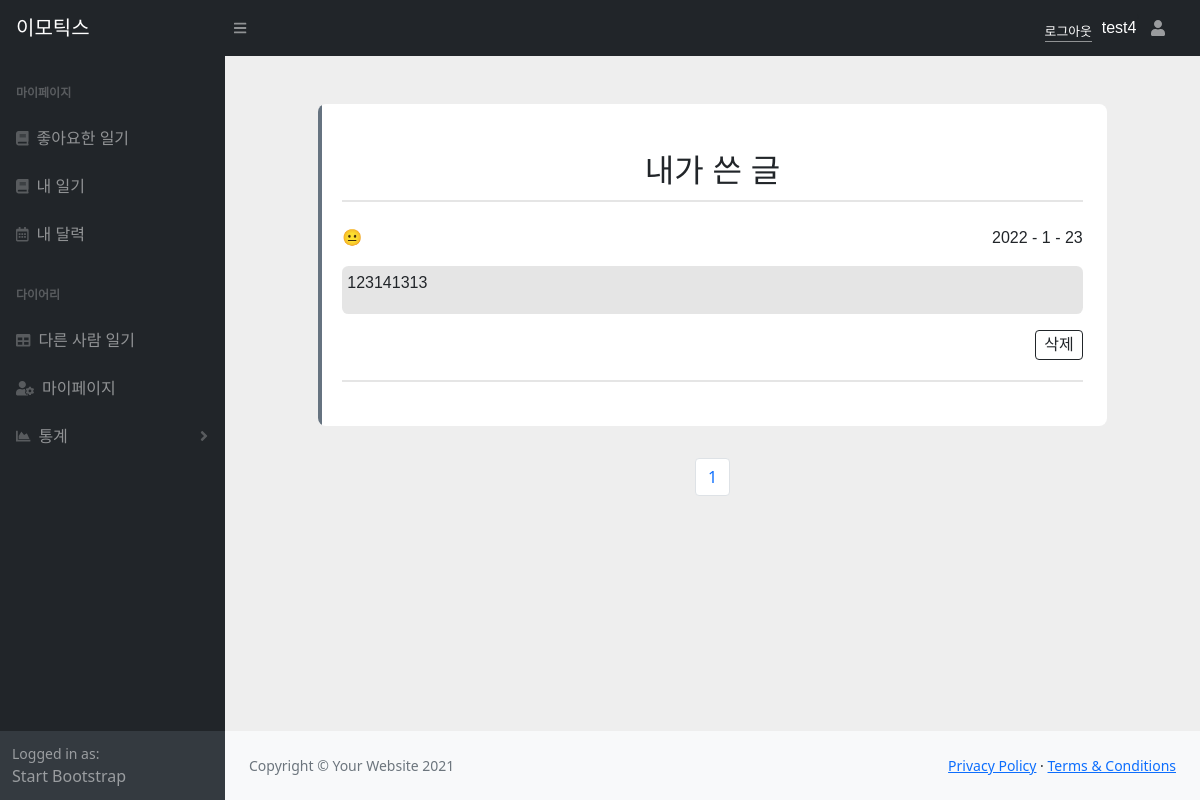
Page /mypage/mydiary/ (signed in) on the committed database.
### EDuser/models.py (models this page shows, shortened)
class Eduser(models.Model):
    username = models.CharField(max_length=20, verbose_name="아이디")
    password = models.CharField(max_length=100, verbose_name="비밀번호")
    email = models.EmailField(verbose_name="이메일", null=True)
    profile_img = models.ImageField(null=True, upload_to=content_file_name, blank=True)
    register_date = models.DateTimeField(auto_now_add=True, verbose_name="등록날짜")
    class Meta:
        db_table = "Emotics_user"
        verbose_name = "사용자"
        verbose_name_plural = "사용자"

### diary/models.py (models this page shows, shortened)
class Diary(models.Model):
  writer = models.ForeignKey(Eduser, on_delete=models.CASCADE, null=True)
  write = models.TextField(max_length = 100,
                          verbose_name='일기',
                          validators=[validate_sentence])
  emotion = models.CharField(max_length =30,verbose_name='감정')
  neutral = models.FloatField(verbose_name='평온')
  positive = models.FloatField(verbose_name='긍정')
  negative = models.FloatField(verbose_name='부정')
  register_date = models.DateTimeField(verbose_name='등록날짜')
  class Meta:
    db_table = 'diary'
    verbose_name = '일기'
    verbose_name_plural = '일기'
    ordering = ['-id']

### EDuser/decorator.py (the view)
  def wrap(request, *args, **kwargs):
    user = request.session.get('username')
    if user is None or not user:
      return redirect('/login')
    return function(request, *args, **kwargs)

### EDuser/decorator.py (called while the page is built)
def login_required(function):
  def wrap(request, *args, **kwargs):
    user = request.session.get('username')
    if user is None or not user:
      return redirect('/login')
    return function(request, *args, **kwargs)
  return wrap

### mypage/templates/mypage/mydiary.html (shortened to what this page needs)
{% extends 'base/base.html' %}
{% load static %}
{% block head %}
<link href="{% static 'css/mypage/mypage.css' %}" rel="stylesheet">
{% endblock head %}
{% block contents %}
<html lang="ko">
<body>
    <div class="container mt-5">
        <div class="row d-flex justify-content-center">
            <div class="col-md-10">
                <div id="dis" class="card p-4 py-4">
                    <div class="text-center mt-3">
                        <h5 id="username" class="mt-2 mb-0">내가 쓴 글</h5>
                        <div>
                            <br>
                            {% for expression in info %}
                            <div id="diary-content">
                                <div id="title">
                                    <div id="emotion">
                                        {% if expression.emotion == "positive" %}
                                        😀
                                        {% elif expression.emotion == "negative" %}
                                        😥
                                        {% else %}
                                        😐
                                        {%endif %}
                                    </div>
                                    <div id="date">
                                        {{ expression.register_date.year }} - {{ expression.register_date.month }} - {{ expression.register_date.day }}
                                    </div>
                                </div>
                                <div id="write">
                                    {{ expression.write }}
                                </div>
                                <div id = "delete">
                                    <button id = "btn-{{expression.id}}" class="btn btn-outline-primary px-2">삭제</button>
                                </div>
                            </div>
                            {% endfor %}
                        </div>
                    </div>
                </div>
            </div>
        </div>
    </div>
    <div style='text-align:center;'>
        <ul class='pagination justify-content-center' style="margin-top: 2rem;">
            {% for i in page_range %}
            <li class="page-item">
                <a class="page-link" href='./?page={{ i }}'>
                    {{ i }}
                </a>
            </li>
            {% endfor %}
        </ul>
    </div>
</body>
</html>
{% endblock contents %}

### templates/base/base.html (shortened to what this page needs)
<!DOCTYPE html>
{% load static %}
<html lang="en">
<head>
  <link href="https://cdn.jsdelivr.net/npm/simple-datatables@latest/dist/style.css" rel="stylesheet" />
  <link href="{% static 'css/default.css' %}" rel="stylesheet">
  <link href="{% static 'css/styles.css' %}" rel="stylesheet" />
  <link href="{% static 'vendor/aos/aos.css' %}" rel="stylesheet">
  <link href="{% static 'vendor/bootstrap/css/bootstrap.min.css' %}" rel="stylesheet">
  <link href="{% static 'vendor/bootstrap-icons/bootstrap-icons.css' %}" rel="stylesheet">
  <link href="{% static 'vendor/boxicons/css/boxicons.min.css' %}" rel="stylesheet">
  <link href="{% static 'vendor/glightbox/css/glightbox.min.css' %}" rel="stylesheet">
  <link href="{% static 'vendor/swiper/swiper-bundle.min.css' %}" rel="stylesheet">
  {% block head %}
  {% endblock head %}
</head>
<body class="sb-nav-fixed">
  <nav class="sb-topnav navbar navbar-expand navbar-dark bg-dark">
    <a id = "brandname" class="navbar-brand ps-3" href="/">이모틱스</a>
    <button class="btn btn-link btn-sm order-1 order-lg-0 me-4 me-lg-0" id="sidebarToggle" href="#!">
      <i class="fas fa-bars"></i>
    </button>
    {% if request.session.username %}
    <a id="logout" href="{% url 'logout' %}" class="btn-login scrollto">로그아웃</a>
    <li id="user_id">{{request.session.username}}</li>
    {% endif %}
    <ul class="navbar-nav ms-auto ms-md-0 me-3 me-lg-4">'
      <li class="nav-item dropdown">
        <a class="nav-link" href="/mypage/mypage"><i class="fas fa-user fa-fw"></i></a>
      </li>
    </ul>
  </nav>
  <div id="layoutSidenav">
    <div id="layoutSidenav_nav">
      <nav class="sb-sidenav accordion sb-sidenav-dark" id="sidenavAccordion">
        <div class="sb-sidenav-menu">
          <div class="nav">
            {% if request.session.username %}
            <div class="sb-sidenav-menu-heading">마이페이지</div>
            <a class="nav-link" href="/mypage/likepage/">
              <div class="sb-nav-link-icon"><i class="fas fa-book"></i></div>
              좋아요한 일기
            </a>
            <a class="nav-link" href="/mypage/mydiary/">
              <div class="sb-nav-link-icon"><i class="fas fa-book"></i></div>
              내 일기
            </a>
            <a class="nav-link" href="/calpage/">
              <div class="sb-nav-link-icon"><i class="far fa-calendar-alt"></i></div>
              내 달력
            </a>
            {% endif %}
            <div class="sb-sidenav-menu-heading">다이어리</div>
            <a class="nav-link" href="/board/">
              <div class="sb-nav-link-icon"><i class="fas fa-table"></i></div>
              다른 사람 일기
            <a class="nav-link" href="/mypage/mypage/">
              <div class="sb-nav-link-icon">
                <i class="fas fa-user-cog"></i>
              </div>
              마이페이지
            </a>
            <a class="nav-link collapsed" href="#" data-bs-toggle="collapse" data-bs-target="#collapsePages"
              aria-expanded="false" aria-controls="collapsePages">
              <div class="sb-nav-link-icon">
                <i class="fas fa-chart-area"></i>
              </div>
              통계
              <div class="sb-sidenav-collapse-arrow">
                <i class="fas fa-angle-down"></i>
              </div>
            </a>
          </div>
        </div>
        <div class="sb-sidenav-footer">
          <div class="small">Logged in as:</div>
          Start Bootstrap
        </div>
      </nav>
    </div>
    <div id="layoutSidenav_content">
      <main>{% block contents %} {% endblock contents%}</main>
      <footer class="py-4 bg-light mt-auto">
        <div class="container-fluid px-4">
          <div class="d-flex align-items-center justify-content-between small">
            <div class="text-muted">Copyright &copy; Your Website 2021</div>
            <div>
              <a href="#">Privacy Policy</a>
              &middot;
              <a href="#">Terms &amp; Conditions</a>
            </div>
          </div>
        </div>
      </footer>
    </div>
  </div>
</body>
</html>

### static/css/default.css (style rules this page uses)
html, body, div, span, applet, object, iframe, h1, h2, h3, h4, h5, h6, p, blockquote, pre, a, abbr, acronym, address, big, cite, code, del, dfn, em, font, img, ins, kbd, q, s, samp, small, strike, strong, sub, sup, tt, var, b, u, i, center, dl, dt, dd, ol, ul, li, fieldset, form, label, legend, table, caption, tbody, tfoot, thead, tr, th, td { margin: 0; padding: 0; border: 0; outline: 0; font-size: 100%; vertical-align: baseline; background: transparent; }
body { line-height: 1; }
ol, ul { list-style: none; }

### static/css/mypage/mypage.css (style rules this page uses)
body { background: #eee }
.card { border: none; position: relative; overflow: hidden; border-radius: 8px; display : flex; justify-content: center; cursor: pointer; font-family: 'Noto Sans KR', sans-serif; }
.card #username { font-size : 2rem; padding-bottom : 10px; border-bottom : 2px solid rgb(0,0,0,0.1); }
.card:before { content: ""; position: absolute; left: 0; top: 0; width: 4px; height: 100%; background-color: #667380; transform: scaleY(1); transition: all 0.5s; transform-origin: bottom }
.card:after { content: ""; position: absolute; left: 0; top: 0; width: 4px; height: 100%; background-color: #212529; transform: scaleY(0); transition: all 0.5s; transform-origin: bottom }
#diary-content { display: flex; flex-direction : column; padding-bottom : 20px; margin-bottom : 20px; border-bottom : 2px solid rgb(0,0,0,0.1); }
#diary-content #title { display: flex; flex-direction : row; justify-content : space-between; }
#diary-content #write { margin : 1rem 0rem; padding : 5px; display: flex; height: 3rem; width: 100%; background-color: rgb(0,0,0,0.1); border-radius : 0.4rem; }
#diary-content #delete { display : flex; justify-content: flex-end; }
#diary-content #delete button:nth-child(1) { border: 1px solid #212529 !important; color: #212529; height: 30px; line-height: 10px; }

### rows in the picture
Eduser: session.username "test4"
Diary: register_date.year "2022", register_date.month "1", register_date.day "23", write "123141313"

### other values in the picture
{{ i }} "1"
